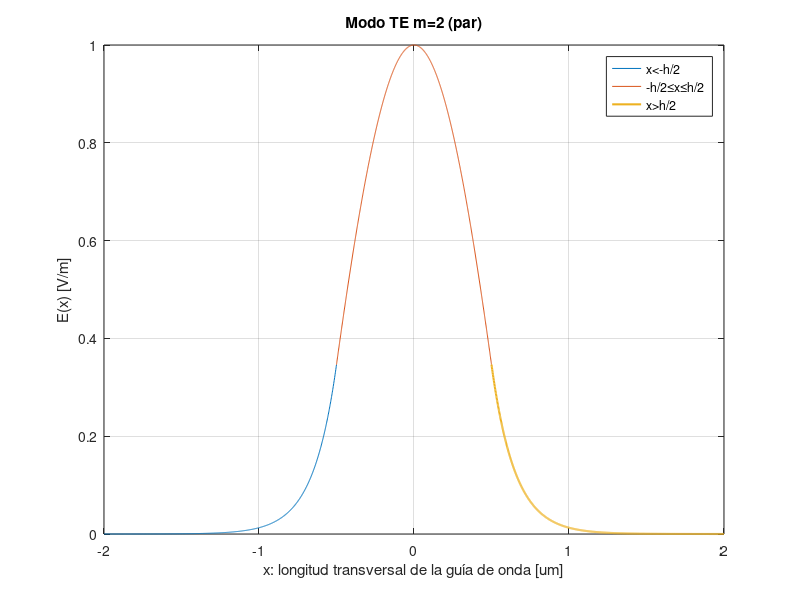

The MATLAB script that drew this image:
clc, close all, clear all

%Gráfica de campo eléctrico
%Parámetros
%Todas las unidades en um
n1=1.5;  %core
n2=1;    %cladding
h=1;     %grosor del core
lambda=1; %longitud de onda
k0=2*pi/lambda;  %numero de onda

%modos TE
theta=1.309585;   %m=0 par
% theta=1.038322; %m=1 impar
% theta=0.765508; %m=2 par

%modos TM
% theta=1.272993;   %m=0 par
% theta=0.969928; %m=1 impar
% theta=0.742425; %m=2 par

beta= k0*n1*sin(theta);
gamma_x=sqrt((beta).^2 -(n2^2)*(k0^2));
k_x=sqrt((n1^2)*(k0^2) -(beta).^2);

%soluciones pares
A1=@(x) cos(k_x*(h/2)).*exp(-gamma_x.*(abs(x)-(h/2)));
A2=@(x) cos(k_x.*x);

%soluciones impares
% A1=@(x) sin(k_x*(h/2)).*(x/(abs(x))).*exp(-gamma_x.*(abs(x)-(h/2)));
% A2=@(x) sin(k_x.*x);

%Plot
x1=linspace(-2,-0.5,1000);
x2=linspace(-0.5,0.5,1000);
x3=linspace(0.5,2,1000);
figure('Name','Campo eléctrico'), plot(x1,A1(x1),x2,A2(x2),x3,A1(x3),'LineWidth',1.5), grid on
legend('x<-h/2','-h/2≤x≤h/2','x>h/2','Location','best')
title('Modo TE m=2 (par)')
xlabel('x: longitud transversal de la guía de onda [um]') 
ylabel('E(x) [V/m]')